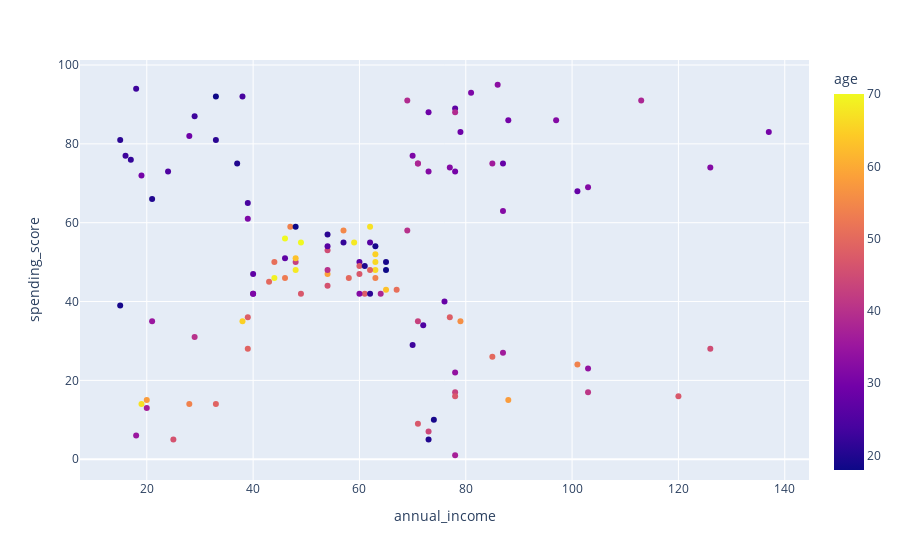

Here is the notebook cell this chart was saved with:
### Code cell
fig = px.scatter(X, x="annual_income", y="spending_score",color="age")
fig.show()

### Figure 1 — Plotly figure (JSON) as saved in the notebook; plotly's stock layout.template omitted (floating-point values rounded to 4 significant figures)
{"data": [{"hovertemplate": "annual_income=%{x}<br>spending_score=%{y}<br>age=%{marker.color}<extra></extra>", "legendgroup": "", "marker": {"color": [54, 29, 54, 44, 58, 19, 59, 48, 39, 45, 28, 67, 21, 20, 48, 69, 26, 49, 66, 19, 20, 47, 20, 27, 19, 47, 47, 27, 32, 35, 63, 54, 65, 32, 39, 36, 28, 24, 23, 53, 29, 25, 38, 48, 50, 35, 21, 65, 39, 34, 19, 25, 43, 30, 31, 26, 32, 24, 50, 47, 22, 21, 40, 51, 29, 38, 40, 45, 38, 54, 18, 32, 40, 50, 28, 66, 18, 23, 36, 23, 37, 68, 58, 49, 55, 29, 37, 32, 21, 48, 31, 30, 27, 31, 43, 70, 23, 18, 22, 32, 31, 47, 33, 46, 27, 30, 56, 41, 43, 63, 51, 32, 67, 70, 68, 30, 49, 34, 20, 46], "coloraxis": "coloraxis", "symbol": "circle"}, "mode": "markers", "name": "", "orientation": "v", "showlegend": false, "type": "scatter", "x": [47, 40, 28, 73, 88, 65, 54, 77, 69, 54, 87, 19, 33, 37, 61, 44, 62, 39, 63, 15, 21, 71, 73, 60, 63, 120, 49, 78, 126, 18, 65, 63, 63, 97, 71, 87, 101, 39, 29, 46, 73, 24, 113, 39, 85, 21, 54, 38, 78, 103, 74, 72, 78, 19, 70, 54, 103, 38, 58, 78, 57, 62, 29, 67, 79, 71, 54, 126, 64, 101, 48, 60, 69, 43, 76, 63, 33, 18, 85, 70, 78, 59, 20, 33, 57, 28, 20, 77, 15, 60, 39, 137, 40, 40, 48, 46, 16, 65, 17, 73, 81, 60, 86, 54, 46, 78, 79, 103, 71, 48, 44, 87, 62, 49, 48, 88, 62, 78, 61, 25], "xaxis": "x", "y": [59, 42, 14, 7, 15, 50, 47, 36, 91, 53, 75, 14, 81, 75, 42, 46, 55, 28, 48, 39, 66, 9, 5, 50, 54, 16, 42, 89, 74, 6, 43, 46, 52, 86, 75, 27, 68, 65, 87, 46, 88, 73, 91, 36, 26, 35, 57, 35, 88, 23, 10, 34, 17, 72, 77, 54, 69, 92, 46, 16, 55, 42, 31, 43, 83, 75, 48, 28, 42, 24, 59, 42, 58, 45, 40, 50, 92, 94, 75, 29, 1, 55, 15, 14, 58, 82, 13, 74, 81, 49, 61, 83, 47, 42, 50, 56, 77, 48, 76, 73, 93, 47, 95, 44, 51, 73, 35, 17, 35, 51, 50, 63, 59, 55, 48, 86, 48, 22, 49, 5], "yaxis": "y"}], "layout": {"coloraxis": {"colorbar": {"title": {"text": "age"}}, "colorscale": [[0, "#0d0887"], [0.1111, "#46039f"], [0.2222, "#7201a8"], [0.3333, "#9c179e"], [0.4444, "#bd3786"], [0.5556, "#d8576b"], [0.6667, "#ed7953"], [0.7778, "#fb9f3a"], [0.8889, "#fdca26"], [1, "#f0f921"]]}, "legend": {"tracegroupgap": 0}, "margin": {"t": 60}, "xaxis": {"anchor": "y", "domain": [0, 1], "title": {"text": "annual_income"}}, "yaxis": {"anchor": "x", "domain": [0, 1], "title": {"text": "spending_score"}}}}
